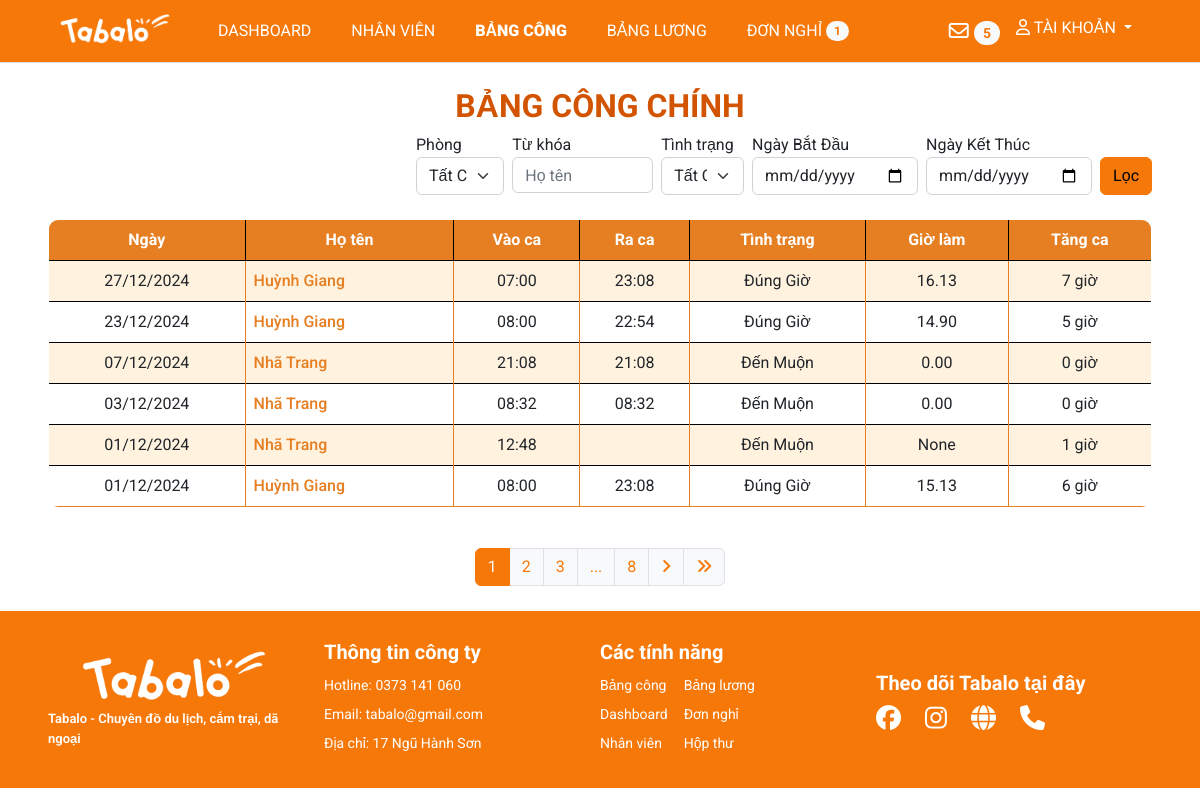
Before: /management/sheet/ (signed in) with the older database file.
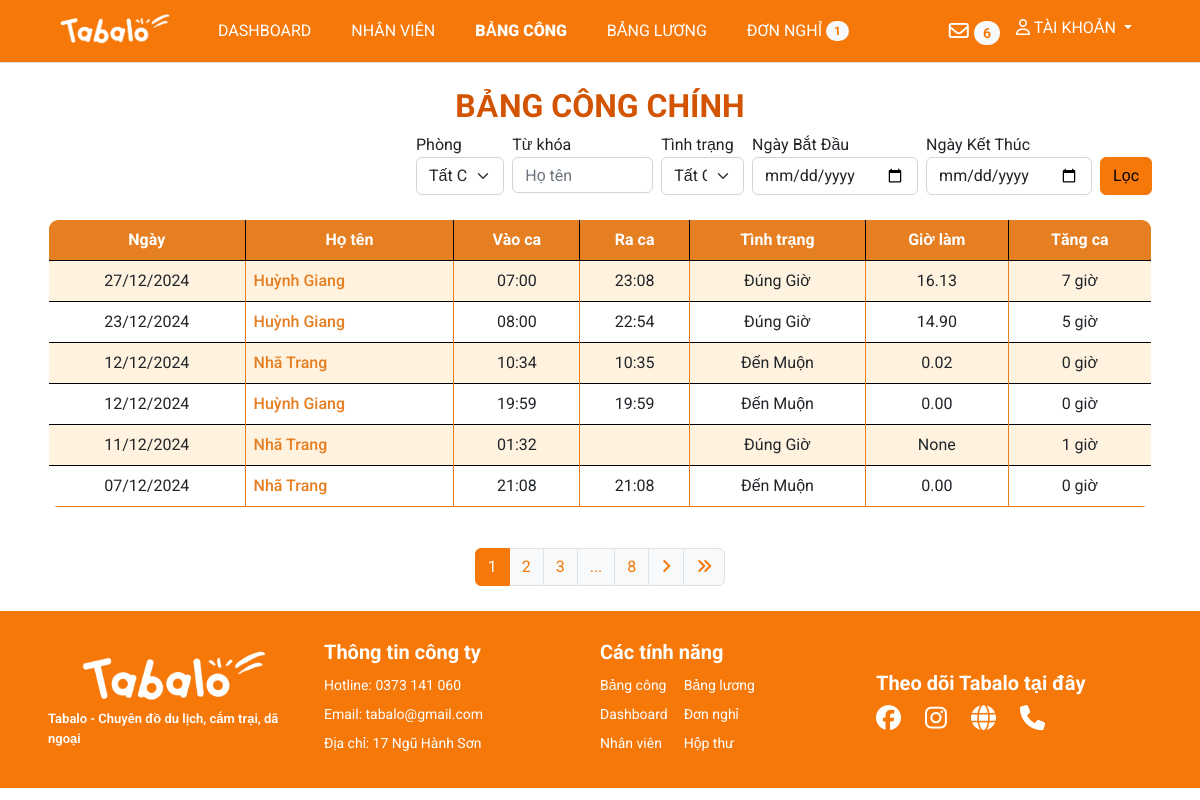
After: the same page with the newer database file.
### myapp/models.py (models this page shows, shortened)
class Sheet(models.Model):
    user=models.ForeignKey(User,on_delete=models.CASCADE)
    date=models.DateField()
    checkin=models.TimeField()
    checkout=models.TimeField(blank=True, null=True)
    work_hour=models.DecimalField(max_digits=5, decimal_places=2, blank=True, null=True)
    status=models.CharField(max_length=20, choices=[('Đúng Giờ', 'Đúng Giờ'), ('Đến Muộn', 'Đến Muộn')], default='Đúng Giờ')
    ot = models.IntegerField(null=True, blank=True, default=1)
    late_time = models.IntegerField(null=True, blank=True, default=0)  # Add late_time field

### management/views.py (the view)
# urls.py: path('sheet/', views.main_sheet, name='main-sheet'),
def main_sheet(request):
    if request.user.is_superuser:
        title = 'Bảng công'
        sheets = Sheet.objects.all().order_by('-date')
        keyword = request.GET.get('keyword', '')
        status = request.GET.get('status', '')
        start_date = request.GET.get('start-date', '')
        end_date = request.GET.get('end-date', '')
        department = request.GET.get('department', '')
        today = request.GET.get('today', '')  # Lấy tham số "today"
        departments = Department.objects.all()
        if keyword:
            sheets = sheets.filter(user__username__icontains=keyword)
        if department:
            sheets = sheets.filter(user__profile__position__department__name=department)
        if status:
            sheets = sheets.filter(status=status)
        if today:  # Lọc theo ngày hôm nay
            sheets = sheets.filter(date=date.today())
        elif start_date and end_date:
            sheets = sheets.filter(date__range=[start_date, end_date])
        elif start_date:
            sheets = sheets.filter(date__range=[start_date, datetime.now().date()])
        elif end_date:
            sheets = sheets.filter(date__range=[datetime.now().date(), end_date])
        paginator = Paginator(sheets, 6)
        page_number = request.GET.get('page', '')
        try:
            page_obj = paginator.get_page(page_number)
        except PageNotAnInteger:
            page_obj = paginator.page(1)
        except EmptyPage:
            page_obj = paginator.page(paginator.num_pages)
        query_params = request.GET.copy()
        if 'page' in query_params:
            query_params.pop('page')
        context = {
            'title': title,
            'keyword': keyword,
            'start_date': start_date,
            'end_date': end_date,
            'status': status,
            'page_obj': page_obj,
            'department': department,
            'departments': departments,
            'query_params': query_params.urlencode()
        }
        return render(request, 'pages/main_sheet.html', context)
    else:
        messages.warning(request, 'Không có quyền truy cập')
        return redirect('/')

### management/context_processors.py (called while the page is built)
def pending_dayoff(request):
  count_pending = DayOffRequest.objects.filter(status='pending').count()
  return {'count_pending': count_pending}

def pending_letter(request):
    count_letter_pending = Letter.objects.filter(status='Đang xử lý').count()
    return {'count_letter_pending': count_letter_pending}

### templates/pages/main_sheet.html (shortened to what this page needs)
{% extends '../layouts/base.html' %}
{% block main %}
<br>
<h1 style="text-align: center; font-size: 2rem; font-weight: bold; color: #D35400;">BẢNG CÔNG CHÍNH</h1>
{% include 'partials/filter_main_sheet.html' %}
<br>
<table class="table table-hover table-bordered custom-border" style="border-radius: 10px; overflow: hidden;">
  <thead class="bg-tab text-white" style="background-color: #E67E22;">
    <tr>
      <th scope="col" class="text-center" style="vertical-align: middle;">Ngày</th>
      <th scope="col" class="text-center" style="vertical-align: middle;">Họ tên</th>
      <th scope="col" class="text-center" style="vertical-align: middle;">Vào ca</th>
      <th scope="col" class="text-center" style="vertical-align: middle;">Ra ca</th>
      <th scope="col" class="text-center" style="vertical-align: middle;">Tình trạng</th>
      <th scope="col" class="text-center" style="vertical-align: middle;">Giờ làm</th>
      <th scope="col" class="text-center" style="vertical-align: middle;">Tăng ca</th>
    </tr>
  </thead>
  <tbody>
    {% for sheet in page_obj %}
    <tr class="table-row" style="transition: background-color 0.3s;">
      <td class="text-center align-middle border-cell">{{ sheet.date|date:"d/m/Y" }}</td>
      <td class="align-middle border-cell">
        <a href="/profile/{{sheet.user.username}}/" class="link-highlight">
          {{ sheet.user.first_name }} {{ sheet.user.last_name }}
        </a>
      </td>
      <td class="text-center align-middle border-cell">{{ sheet.checkin|date:"H:i" }}</td>
      <td class="text-center align-middle border-cell">{{ sheet.checkout|date:"H:i" }}</td>
      <td class="text-center align-middle border-cell">{{ sheet.status }}</td>
      <td class="text-center align-middle border-cell">{{ sheet.work_hour }}</td>
      <td class="text-center align-middle border-cell">{{ sheet.ot }} giờ</td>
    </tr>
    {% endfor %}
  </tbody>
</table>
<br>
{% include 'partials/paginator.html' %}
{% endblock %}

Changed rows visible on the page:
no longer on this page (row unchanged): Sheet: date "03/12/2024", user.first_name "Nhã", user.last_name "Trang", checkin "08:32", checkout "08:32", status "Đến Muộn", work_hour "0.00", ot "0"
no longer on this page (row unchanged): Sheet: date "01/12/2024", user.first_name "Nhã", user.last_name "Trang", checkin "12:48", status "Đến Muộn", work_hour "None", ot "1"
no longer on this page (row unchanged): Sheet: date "01/12/2024", user.first_name "Huỳnh", user.last_name "Giang", checkin "08:00", checkout "23:08", status "Đúng Giờ", work_hour "15.13", ot "6"
added Sheet: date "12/12/2024", user.first_name "Nhã", user.last_name "Trang", checkin "10:34", checkout "10:35", status "Đến Muộn", work_hour "0.02", ot "0"
added Sheet: date "12/12/2024", user.first_name "Huỳnh", user.last_name "Giang", checkin "19:59", checkout "19:59", status "Đến Muộn", work_hour "0.00", ot "0"
added Sheet: date "11/12/2024", user.first_name "Nhã", user.last_name "Trang", checkin "01:32", status "Đúng Giờ", work_hour "None", ot "1"
Other visible differences:
{{ count_letter_pending }}: "5" → "6"
